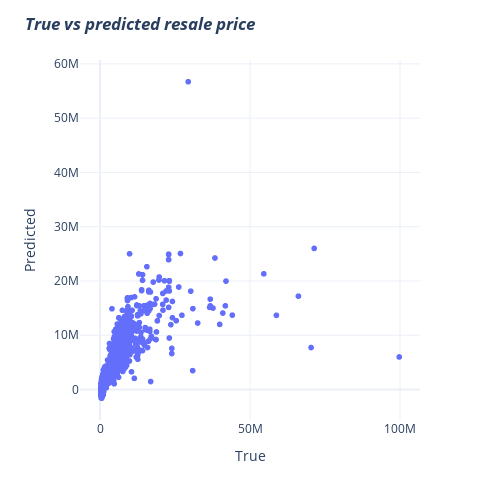

Notebook code for this chart:
### Markdown cell above
### Ridge Regression

### Code cell
# Building ridge regression model with hyperparameter alpha = 0.1
clf = Ridge(alpha=0.1)
clf.fit(X_train_scaled,y_train)
predictions = clf.predict(X_valid_scaled)
print("MAE:", metrics.mean_absolute_error(y_valid, predictions))
print('MSE:', metrics.mean_squared_error(y_valid, predictions))
print('RMSE:', np.sqrt(metrics.mean_squared_error(y_valid, predictions)))

eda_func.true_vs_pred(y_valid,predictions,"<i><b>True vs predicted resale price </b></i>","True","Predicted")

### Figure 1 — Plotly figure (JSON) as saved in the notebook; plotly's stock layout.template omitted (floating-point values rounded to 4 significant figures; data arrays with more than 128 entries replaced by an {"elided": "..."} marker saying what was removed)
{"data": [{"hovertemplate": "x=%{x}<br>y=%{y}<extra></extra>", "legendgroup": "", "marker": {"color": "#636efa", "symbol": "circle"}, "mode": "markers", "name": "", "showlegend": false, "type": "scattergl", "x": {"elided": "4029 int values"}, "xaxis": "x", "y": {"elided": "4029 float values"}, "yaxis": "y"}], "layout": {"height": 500, "legend": {"tracegroupgap": 0}, "margin": {"t": 60}, "title": {"text": "<i><b>True vs predicted resale price </b></i>"}, "width": 500, "xaxis": {"anchor": "y", "domain": [0, 1], "title": {"text": "True"}}, "yaxis": {"anchor": "x", "domain": [0, 1], "title": {"text": "Predicted"}}}}
